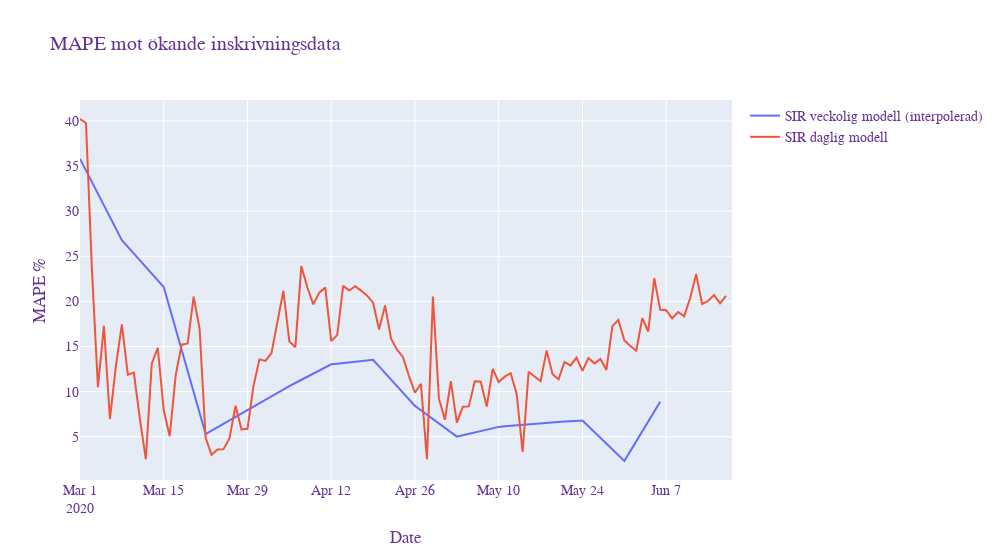
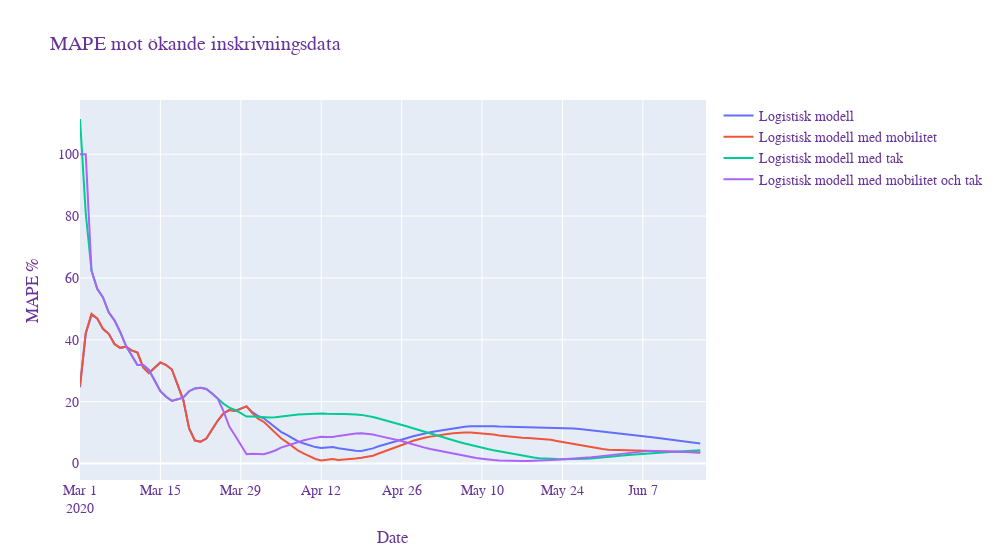

Here is the notebook cell these charts were saved with, in order:
### Code cell
MAPEfig1 = go.Figure()

#SIR MAPE week to daily
MAPEfig1.add_trace(go.Scatter(x=pd.Series(pd.date_range("2020-03-01", freq="D", periods=data_points_MAPE)), 
                    y=SIR_MAPE_week2daily,
                    mode='lines',
                    name='SIR veckolig modell (interpolerad)'))

#SIR MAPE daily
MAPEfig1.add_trace(go.Scatter(x=pd.Series(pd.date_range("2020-03-01", freq="D", periods=data_points_MAPE)), 
                    y=MAPE_data['MAPE_SIR_daily'],
                    mode='lines',
                    name='SIR daglig modell'))



MAPEfig1.update_layout(
                    title='MAPE mot ökande inskrivningsdata',
                    xaxis_title='Date',
                    yaxis_title='MAPE %',
                    autosize=False,
                    width=1000,
                    xaxis_range=["2020-03-01",pd.to_datetime('2020-03-01')+timedelta(days=data_points_MAPE)],
                    
                    font=dict(
                      family="Courier New, monospace",
                      size=14,
                      color="RebeccaPurple"
    )
) 
MAPEfig1.show()

MAPEfig2 = go.Figure()


#logistiska MAPE
MAPEfig2.add_trace(go.Scatter(x=pd.Series(pd.date_range("2020-03-01", freq="D", periods=data_points_MAPE)), 
                    y=MAPE_data['MAPE_logistiska'],
                    mode='lines',
                    name='Logistisk modell'))

#logistiska mobilitet MAPE
MAPEfig2.add_trace(go.Scatter(x=pd.Series(pd.date_range("2020-03-01", freq="D", periods=data_points_MAPE)), 
                    y=MAPE_data['MAPE_logistiska_mobilitet'],
                    mode='lines',
                    name='Logistisk modell med mobilitet'))

#logistiska tak MAPE
MAPEfig2.add_trace(go.Scatter(x=pd.Series(pd.date_range("2020-03-01", freq="D", periods=data_points_MAPE)), 
                    y=MAPE_data['MAPE_logistiska_tak'],
                    mode='lines',
                    name='Logistisk modell med tak'))

#logistiska mobilitet tak MAPE
MAPEfig2.add_trace(go.Scatter(x=pd.Series(pd.date_range("2020-03-01", freq="D", periods=data_points_MAPE)),
                    y=MAPE_data['MAPE_logistiska_mobilitet_tak'],
                    mode='lines',
                    name='Logistisk modell med mobilitet och tak'))

MAPEfig2.update_layout(
                    title='MAPE mot ökande inskrivningsdata',
                    xaxis_title='Date',
                    yaxis_title='MAPE %',
                    autosize=False,
                    width=1000,
                    xaxis_range=["2020-03-01",pd.to_datetime('2020-03-01')+timedelta(days=data_points_MAPE)],
                    
                    font=dict(
                      family="Courier New, monospace",
                      size=14,
                      color="RebeccaPurple"
    )
) 
MAPEfig2.show()
